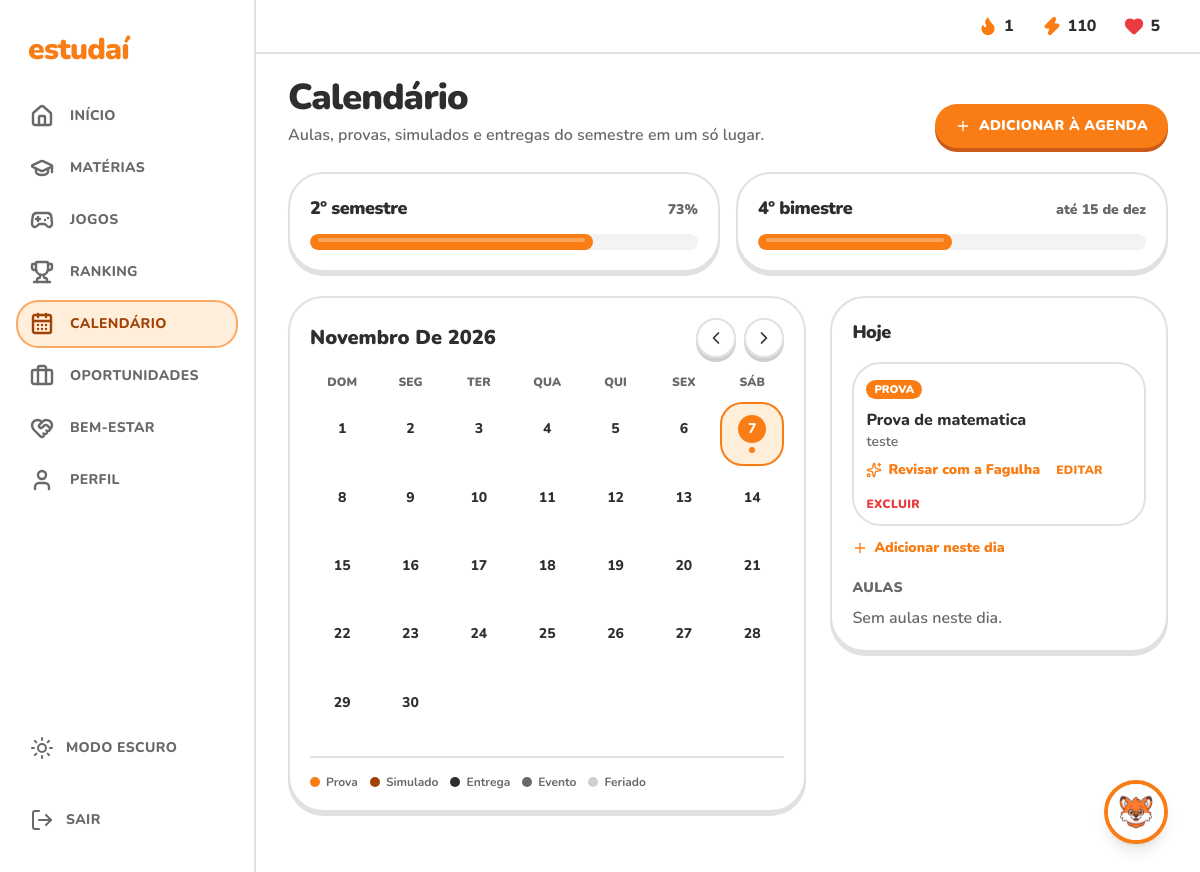
The app's page /game/calendario/ (signed in) with its own data.
### game/models.py (models this page shows, shortened)
class Evento(models.Model):
    TIPOS = [
        ('prova', 'Prova'),
        ('simulado', 'Simulado'),
        ('entrega', 'Entrega'),
        ('evento', 'Evento'),
        ('feriado', 'Feriado'),
    ]
    titulo = models.CharField(max_length=100)
    descricao = models.CharField('descrição', max_length=200, blank=True)
    data = models.DateField()
    tipo = models.CharField(max_length=10, choices=TIPOS, default='evento')
    user = models.ForeignKey(settings.AUTH_USER_MODEL, on_delete=models.CASCADE, null=True, blank=True)
    class Meta:
        ordering = ['data', 'id']
    CORES_PONTO = {
        'prova': 'bg-primary', 'simulado': 'bg-accent-foreground', 'entrega': 'bg-foreground',
        'evento': 'bg-muted-foreground', 'feriado': 'bg-border-strong',
    }
    CORES_SELO = {
        'prova': 'bg-primary text-primary-foreground', 'simulado': 'bg-accent text-accent-foreground',
        'entrega': 'bg-foreground text-background', 'evento': 'bg-muted text-muted-foreground',
        'feriado': 'border-2 border-border text-muted-foreground',
    }
    def cor_ponto(self):
        return self.CORES_PONTO.get(self.tipo, 'bg-muted-foreground')
    def cor_selo(self):
        return self.CORES_SELO.get(self.tipo, 'bg-muted text-muted-foreground')

### game/views.py (the view)
# urls.py: path('calendario/', views.CalendarioView.as_view(), name='calendario'),
class CalendarioView(PaginaView):
    template_name = 'game/calendario.html'
    secao = 'calendario'
    def get_context_data(self, **kwargs):
        context = super().get_context_data(**kwargs)
        calendario = Calendario(self.request.user)
        context.update({
            'meses': calendario.meses(3),
            'detalhes': calendario.detalhes(),
            'hoje': calendario.hoje,
        })
        return context

### game/models.py (called while the page is built)
def perfil_de(user):
    perfil, _ = Perfil.objects.get_or_create(user=user)
    return perfil

    def xp_total(self):
        return RegistroXP.objects.filter(user=self.user).aggregate(total=Sum('quantidade'))['total'] or 0

    def ofensiva(self):
        dias = set(
            timezone.localtime(data).date()
            for data in RegistroXP.objects.filter(user=self.user).values_list('criado_em', flat=True)
        )
        dia = timezone.localdate()
        if dia not in dias:
            dia -= datetime.timedelta(days=1)
        seguidos = 0
        while dia in dias:
            seguidos += 1
            dia -= datetime.timedelta(days=1)
        return seguidos

### game/servicos.py (called while the page is built, shortened)
    def eventos(self):
        return Evento.objects.filter(Q(user__isnull=True) | Q(user=self.user))

    def eventos_por_dia(self):
        por_dia = {}
        for evento in self.eventos():
            por_dia.setdefault(evento.data, []).append(evento)
        return por_dia

    def meses(self, quantidade=3):
        por_dia = self.eventos_por_dia()
        meses = []
        ano, mes = self.hoje.year, self.hoje.month
        for _ in range(quantidade):
            semanas = calendar.Calendar(firstweekday=6).monthdatescalendar(ano, mes)
            dias = [
                {'data': dia, 'do_mes': dia.month == mes, 'hoje': dia == self.hoje, 'eventos': por_dia.get(dia, [])}
                for semana in semanas
                for dia in semana
            ]
            meses.append({'id': f'{ano}-{mes:02d}', 'nome': f'{self.MESES[mes - 1]} de {ano}', 'dias': dias})
            ano, mes = (ano + 1, 1) if mes == 12 else (ano, mes + 1)
        return meses

    def detalhes(self):
        por_dia = self.eventos_por_dia()
        return [
            {'data': dia, 'hoje': dia == self.hoje, 'eventos': por_dia.get(dia, []), 'aulas': self.aulas(dia)}
            for dia in sorted(set(por_dia) | {self.hoje})
        ]

    @staticmethod
    def aulas(dia):
        materias = {m.nome: m for m in Materia.objects.all()}
        aulas = []
        return aulas

### game/views.py (called while the page is built)
    def get_context_data(self, **kwargs):
        context = super().get_context_data(**kwargs)
        perfil = perfil_de(self.request.user)
        context.update({
            'menu': Menu.ITENS,
            'secao': self.secao,
            'perfil': perfil,
            'xp_total': perfil.xp_total(),
            'ofensiva': perfil.ofensiva(),
            'lembrete': Calendario(self.request.user).lembrete(),
        })
        return context

### game/templates/game/calendario.html (shortened to what this page needs)
{% extends "base.html" %}
{% block content %}
<div class="mb-6 flex flex-col gap-3 sm:flex-row sm:items-end sm:justify-between">
  <div>
    <h1 class="text-balance text-3xl font-black tracking-tight md:text-4xl">Calendário</h1>
    <p class="mt-1 text-pretty font-semibold leading-relaxed text-muted-foreground">
      Aulas, provas, simulados e entregas do semestre em um só lugar.
    </p>
  </div>
  {% if user.is_staff %}
    <a href="{% url 'game:evento-create' %}"
       class="inline-flex items-center justify-center gap-2 rounded-2xl px-5 py-3 text-sm font-black uppercase tracking-wide transition-colors bg-primary text-primary-foreground btn-3d hover:brightness-105">
      <i data-lucide="plus" class="size-4" aria-hidden="true"></i> Adicionar à agenda
    </a>
  {% endif %}
</div>
<div class="mb-6 grid gap-4 sm:grid-cols-2">
  <section class="flex flex-col gap-3 rounded-3xl bg-card p-5 card-3d">
    <div class="flex items-baseline justify-between">
      <h2 class="text-lg font-black tracking-tight">2º semestre</h2>
      <span class="text-sm font-black tabular-nums text-muted-foreground">73%</span>
    </div>
    <div class="h-4 w-full overflow-hidden rounded-full bg-muted" role="progressbar" aria-valuenow="73" aria-valuemin="0" aria-valuemax="100" aria-label="Progresso do semestre">
      <div class="relative h-full rounded-full bg-primary" style="width:73%"><span class="absolute inset-x-2 top-1 h-1 rounded-full bg-primary-foreground/30"></span></div>
    </div>
  </section>
  <section class="flex flex-col gap-3 rounded-3xl bg-card p-5 card-3d">
    <div class="flex items-baseline justify-between">
      <h2 class="text-lg font-black tracking-tight">4º bimestre</h2>
      <span class="text-sm font-black text-muted-foreground">até 15 de dez</span>
    </div>
    <div class="h-4 w-full overflow-hidden rounded-full bg-muted" role="progressbar" aria-valuenow="50" aria-valuemin="0" aria-valuemax="100" aria-label="Progresso do bimestre">
      <div class="relative h-full rounded-full bg-primary" style="width:50%"><span class="absolute inset-x-2 top-1 h-1 rounded-full bg-primary-foreground/30"></span></div>
    </div>
  </section>
</div>
<div class="grid gap-6 lg:grid-cols-5">
  <section class="rounded-3xl bg-card p-5 card-3d lg:col-span-3">
    <div class="mb-4 flex items-center justify-between">
      <h2 id="mes-titulo" class="text-xl font-black capitalize">{{ meses.0.nome }}</h2>
      <div class="flex gap-2">
        <button type="button" id="mes-anterior" class="rounded-xl border-2 border-border p-2 btn-3d-muted hover:bg-muted" aria-label="Mês anterior">
          <i data-lucide="chevron-left" class="size-5" aria-hidden="true"></i>
        </button>
        <button type="button" id="mes-proximo" class="rounded-xl border-2 border-border p-2 btn-3d-muted hover:bg-muted" aria-label="Próximo mês">
          <i data-lucide="chevron-right" class="size-5" aria-hidden="true"></i>
        </button>
      </div>
    </div>
    {% for mes in meses %}
      <div data-mes="{{ mes.id }}" data-nome="{{ mes.nome }}" class="grid grid-cols-7 gap-1 text-center" {% if not forloop.first %}hidden{% endif %}>
        <span class="pb-2 text-xs font-black uppercase text-muted-foreground">Dom</span>
        <span class="pb-2 text-xs font-black uppercase text-muted-foreground">Seg</span>
        <span class="pb-2 text-xs font-black uppercase text-muted-foreground">Ter</span>
        <span class="pb-2 text-xs font-black uppercase text-muted-foreground">Qua</span>
        <span class="pb-2 text-xs font-black uppercase text-muted-foreground">Qui</span>
        <span class="pb-2 text-xs font-black uppercase text-muted-foreground">Sex</span>
        <span class="pb-2 text-xs font-black uppercase text-muted-foreground">Sáb</span>
        {% for dia in mes.dias %}
          {% if not dia.do_mes %}
            <span></span>
          {% else %}
            <button type="button" data-dia="{{ dia.data|date:'Y-m-d' }}"
                    class="dia flex aspect-square flex-col items-center justify-center gap-1 rounded-xl border-2 text-sm font-extrabold transition-colors
                           {% if dia.hoje %}border-primary bg-accent text-accent-foreground{% else %}border-transparent hover:bg-muted{% endif %}">
              {% if dia.hoje %}
                <span class="flex size-7 items-center justify-center rounded-full bg-primary text-primary-foreground">{{ dia.data.day }}</span>
              {% else %}
                <span>{{ dia.data.day }}</span>
              {% endif %}
              <span class="flex h-1.5 gap-0.5">
                {% for evento in dia.eventos|slice:":3" %}
                  <span class="size-1.5 rounded-full {{ evento.cor_ponto }}"></span>
                {% endfor %}
              </span>
            </button>
          {% endif %}
        {% endfor %}
      </div>
    {% endfor %}
    <ul class="mt-4 flex flex-wrap gap-3 border-t-2 border-border pt-4" aria-label="Legenda">
      <li class="flex items-center gap-1.5 text-xs font-bold text-muted-foreground"><span class="size-2.5 rounded-full bg-primary"></span> Prova</li>
      <li class="flex items-center gap-1.5 text-xs font-bold text-muted-foreground"><span class="size-2.5 rounded-full bg-accent-foreground"></span> Simulado</li>
      <li class="flex items-center gap-1.5 text-xs font-bold text-muted-foreground"><span class="size-2.5 rounded-full bg-foreground"></span> Entrega</li>
      <li class="flex items-center gap-1.5 text-xs font-bold text-muted-foreground"><span class="size-2.5 rounded-full bg-muted-foreground"></span> Evento</li>
      <li class="flex items-center gap-1.5 text-xs font-bold text-muted-foreground"><span class="size-2.5 rounded-full bg-border-strong"></span> Feriado</li>
    </ul>
  </section>
  <div class="flex flex-col gap-6 lg:col-span-2">
    <section class="rounded-3xl bg-card p-5 card-3d" aria-live="polite">
      {% for detalhe in detalhes %}
        <div data-detalhe="{{ detalhe.data|date:'Y-m-d' }}" {% if not detalhe.hoje %}hidden{% endif %}>
          <h2 class="text-lg font-black capitalize tracking-tight">
            {% if detalhe.hoje %}Hoje{% else %}{{ detalhe.data|date:"l, j \d\e F" }}{% endif %}
          </h2>
          <ul class="mt-4 flex flex-col gap-3">
            {% for evento in detalhe.eventos %}
              <li class="rounded-2xl border-2 border-border p-3">
                <span class="rounded-full px-2 py-0.5 text-[11px] font-black uppercase {{ evento.cor_selo }}">{{ evento.get_tipo_display }}</span>
                <p class="mt-2 font-extrabold">{{ evento.titulo }}</p>
                {% if evento.descricao %}
                  <p class="text-sm font-semibold text-muted-foreground">{{ evento.descricao }}</p>
                {% endif %}
                <div class="mt-2 flex flex-wrap items-center gap-4">
                  {% if evento.tipo != 'feriado' %}
                    <button type="button"
                            data-fagulha="Crie um plano de revisão e um mini simulado para: {{ evento.titulo }}{% if evento.descricao %} — {{ evento.descricao }}{% endif %}."
                            class="flex items-center gap-1.5 text-sm font-black text-primary hover:underline">
                      <i data-lucide="sparkles" class="size-4" aria-hidden="true"></i> Revisar com a Fagulha
                    </button>
                  {% endif %}
                  {% if user.is_staff %}
                    <a href="{% url 'game:evento-update' evento.pk %}" class="text-xs font-black uppercase tracking-wide text-primary hover:underline">Editar</a>
                    <a href="{% url 'game:evento-delete' evento.pk %}" class="text-xs font-black uppercase tracking-wide text-destructive hover:underline">Excluir</a>
                  {% endif %}
                </div>
              </li>
            {% empty %}
              <li class="font-semibold text-muted-foreground">Nenhum compromisso neste dia.</li>
            {% endfor %}
          </ul>
          {% if user.is_staff %}
            <a href="{% url 'game:evento-create' %}?data={{ detalhe.data|date:'Y-m-d' }}"
               class="mt-3 flex w-fit items-center gap-1.5 text-sm font-black text-primary hover:underline">
              <i data-lucide="plus" class="size-4" aria-hidden="true"></i> Adicionar neste dia
            </a>
          {% endif %}
          <h3 class="mt-5 text-sm font-black uppercase tracking-wide text-muted-foreground">Aulas</h3>
          {% if detalhe.aulas %}
            <ol class="mt-2 flex flex-col gap-1.5">
              {% for aula in detalhe.aulas %}
                <li class="flex items-center gap-3 text-sm">
                  <span class="w-12 font-black tabular-nums text-muted-foreground">{{ aula.hora }}</span>
                  <span class="flex-1 font-extrabold">{{ aula.materia }}</span>
                  <span class="font-semibold text-muted-foreground">{{ aula.sala }}</span>
                </li>
              {% endfor %}
            </ol>
          {% else %}
            <p class="mt-2 font-semibold text-muted-foreground">Sem aulas neste dia.</p>
          {% endif %}
        </div>
      {% endfor %}
    </section>
  </div>
</div>
{% endblock %}

### game/static/game/css/estudai.css (style rules this page uses)
:root { color-scheme: light; --background: oklch(1 0 0); --foreground: oklch(0.3 0 0); --card: oklch(1 0 0); --card-foreground: oklch(0.3 0 0); --popover: oklch(1 0 0); --popover-foreground: oklch(0.3 0 0); --primary: oklch(0.72 0.18 52); --primary-foreground: oklch(1 0 0); --primary-shadow: oklch(0.6 0.16 45); --secondary: oklch(0.965 0 0); --secondary-foreground: oklch(0.3 0 0); --muted: oklch(0.965 0 0); --muted-foreground: oklch(0.52 0 0); --accent: oklch(0.96 0.035 65); --accent-foreground: oklch(0.5 0.14 45); --destructive: oklch(0.62 0.21 25); --destructive-foreground: oklch(1 0 0); --border: oklch(0.91 0 0); --border-strong: oklch(0.85 0 0); --input: oklch(0.91 0 0); --ring: oklch(0.72 0.18 52); --mascot: oklch(1 0 0); --radius: 1rem; }

### records on screen
Evento: tipo "PROVA", titulo "Prova de matematica", descricao "teste"

### other values on screen
{{ item.rotulo }} "INÍCIO" "MATÉRIAS" "JOGOS" "RANKING" "CALENDÁRIO" "OPORTUNIDADES" "BEM-ESTAR" "PERFIL"
{{ ofensiva }} "1"
{{ xp_total }} "110"
{{ meses.0.nome }} "Novembro De 2026"
{{ dia.data.day }} "1" "2" "3" "4" "5" "6" "8" "9" "10" "11" "12" "13" "14" "15" "16" "17" "18" "19" "20" "21" "22" "23" "24" "25" "26" "27" "28" "29" "30"
{{ dia.data.day }} "7"
